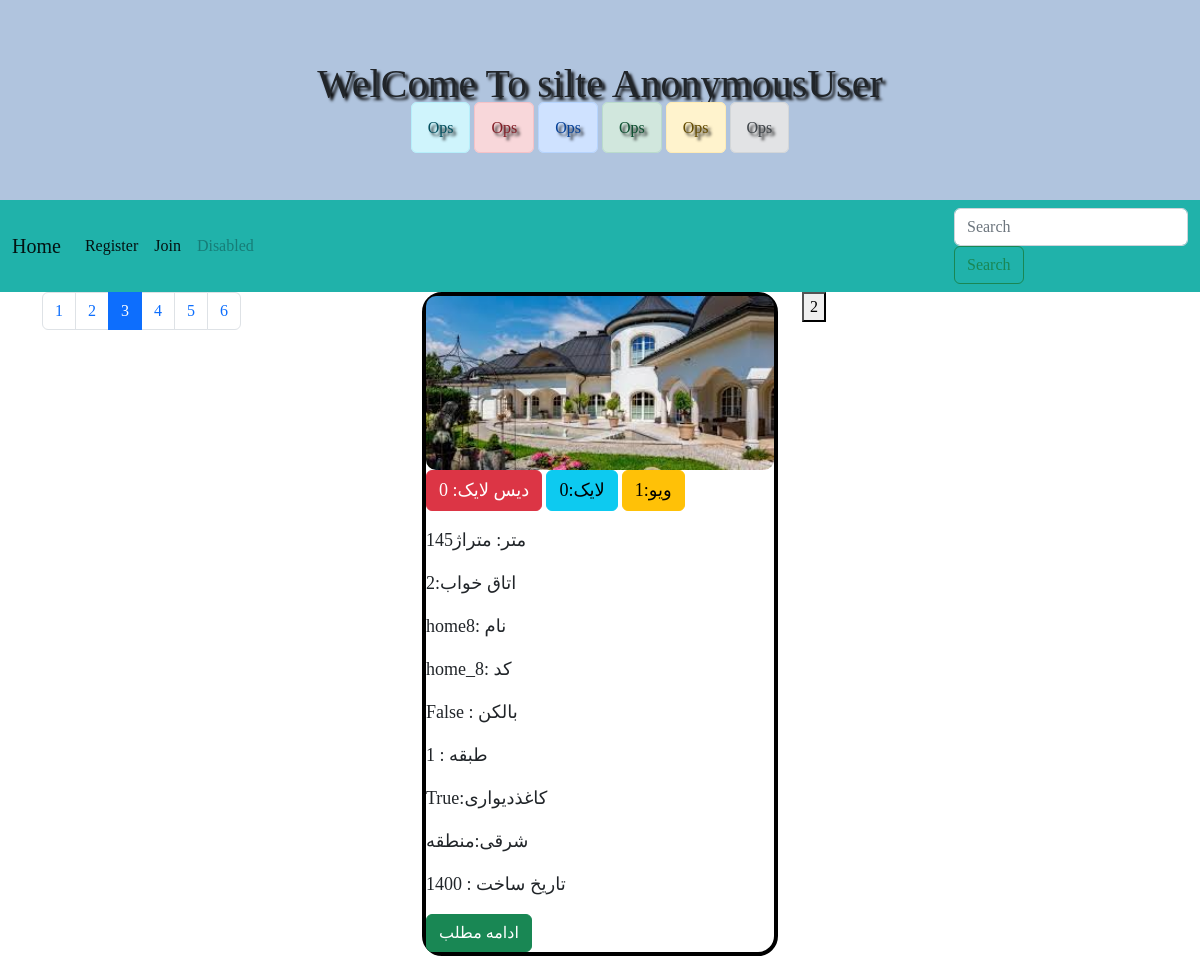
/?page=3, run on the app's committed database.
### website/models.py (models this page shows, shortened)
class kharid_khone_orginal(models.Model):
    finder_home = models.CharField(max_length=444,blank=True)
    home_code = models.CharField(max_length=444,blank=True)
    slug = models.SlugField(max_length=444,blank=True)
    like_post = models.ManyToManyField(User,blank=True,related_name='likeds')
    dislike_post = models.ManyToManyField(User,blank=True,related_name='dislikeds')
    viewed_post = models.ManyToManyField(User,blank=True,related_name='view_users')
    metrazh = models.CharField(max_length=444,blank=True)
    aks_asli_1 = models.ImageField(upload_to='image_home_org',blank=True)
    aks_asli_2 = models.ImageField(upload_to='image_home_org',blank=True)
    aks_asli_3 = models.ImageField(upload_to='image_home_org',blank=True)
    aks_dakhli_1  = models.ImageField(upload_to='image_home_shots',blank=True)
    aks_dakhli_2  = models.ImageField(upload_to='image_home_shots',blank=True)
    aks_dakhli_3  = models.ImageField(upload_to='image_home_shots',blank=True)
    aks_dakhli_4  = models.ImageField(upload_to='image_home_shots',blank=True)
    aks_dakhli_5  = models.ImageField(upload_to='image_home_shots',blank=True)
    aks_dakhli_6  = models.ImageField(upload_to='image_home_shots',blank=True)
    tedade_otag_khab = models.CharField(max_length=444,blank=True)
    kaf_seamick = models.BooleanField(blank=True)
    jens_kabint = models.CharField(max_length=444,blank=True)
    parking = models.BooleanField(blank=True)
    balkon = models.BooleanField(blank=True)
    estakhr = models.BooleanField(blank=True)
    adderss = models.CharField(max_length=444,blank=True)
    geymt = models.CharField(max_length=444,blank=True)
    vadie_rahn = models.CharField(max_length=444,blank=True)
    ejare = models.CharField(max_length=444,blank=True)
    tarikh_sakht = models.CharField(max_length=444,blank=True)
    tabaghe_chandom = models.CharField(max_length=444,blank=True)
    anbari = models.BooleanField(blank=True)
    coler = models.BooleanField(blank=True)
    shomine = models.BooleanField(blank=True)
    tedad_dasteshoyi = models.CharField(max_length=444,blank=True)
    tedad_hamam = models.CharField(max_length=444,blank=True)
    sanad_tak_barg = models.BooleanField(blank=True)
    shomare_telefon = models.CharField(max_length=444,blank=True)
    mantaghe_shargi_ya_gharbi = models.CharField(max_length=444,blank=True)
    kagaz_divary = models.BooleanField(blank=True)
    nama_romy = models.BooleanField(blank=True)
    dorbin = models.BooleanField(blank=True)
    tozihat = models.TextField(blank=True)
    ertefae_saghf = models.CharField(max_length=444,blank=True)
    def get_absolute_url(self):
        return reverse('website:go_to_post',args=[self.slug])
    class Meta:
        ordering = ['-id']

### website/views.py (the view)
# urls.py: 2. Add a URL to urlpatterns:  path('', views.home, name='home')
def home(request):
    object_model = kharid_khone_orginal.objects.all()
    pagina = Paginator(object_model,1)
    page = request.GET.get('page')
    orginals = pagina.get_page(page)
    atack = 'a' * orginals.paginator.num_pages
    return render(request,'website/home.html',{'orginals':orginals,'atack':atack})

### website/views.py (called while the page is built)
def maxi(request):
    return {
        'maxi': Profile_website_users.objects.all()
    }

### website/templates/website/home.html (shortened to what this page needs)
{% extends 'base.html' %}
{% block body1 %}
    <div class="container">
    <div class="row">
        <div class="col-sm-4">
<nav aria-label="Page navigation example">
  <ul class="pagination">
  {% for i in orginals.paginator.page_range %}
    {% if orginals.number == i %}
    <li class="page-item active"><a class="page-link" href="#">{{ i }}</a></li>
      {% elif i > orginals.number|add:'-4' and i < orginals.number|add:'4' %}
    <li class="page-item"><a class="page-link" href="?page={{ i }}">{{ i }}</a></li>
     {% endif %}
  {% endfor %}
  </ul>
</nav>
        </div>
        <div class="col-sm-4">
            {% for org in orginals %}
                <div class="mind_home">
                <img src="{{ org.aks_asli_1.url }}">
                 <p class="btn btn-danger">{{ org.dislike_post.all.count }} :دیس لایک </p>
                 <p class="btn btn-info">{{ org.like_post.all.count }}:لایک</p>
                 <p class="btn btn-warning">{{ org.viewed_post.all.count }}:ویو</p>
                 <p>{{ org.metrazh }}: متراژ </p>
                 <p>{{ org.tedade_otag_khab }}:اتاق خواب</p>
                 <p>{{ org.finder_home }}: نام</p>
                 <p>{{ org.home_code }}: کد </p>
                 <p>{{ org.balkon }} : بالکن</p>
                 <p>{{ org.tabaghe_chandom }} : طبقه </p>
                 <p>{{ org.kagaz_divary }}:کاغذدیواری</p>
                 <p>{{ org.mantaghe_shargi_ya_gharbi }}:منطقه</p>
                 <p>{{ org.tarikh_sakht }} : تاریخ ساخت </p>
                <a href="{{ org.get_absolute_url }}" class="btn btn-success">ادامه مطلب</a>
            {% endfor %}
            </div>
        </div>
        <div class="col-sm-4">
            <div class="boxing_tags">
                <form action="{% url 'website:searched_tags' %}" method="post">
                     <button type="submit" name="generays">2</button>
                </form>
            </div>
        </div>
    </div>
    </div>
{% endblock %}

### templates/base.html (style rules this page uses)
body { font-family: "Fira Code"; }
* { box-sizing: border-box; }

### website/templates/website/home.html (style rules this page uses)
.mind_home { border: 4px solid black; width: 100%; height: auto; border-radius: 20px; }
.mind_home img { width: 100%; border-radius: 10px; }
.mind_home p { font-size: 18px; }

### data on the page
kharid_khone_orginal: aks_asli_1 (picture), dislike_post.all.count "0", like_post.all.count "0", viewed_post.all.count "1", metrazh "145متر", tedade_otag_khab "2", finder_home "home8", home_code "home_8", balkon "False", tabaghe_chandom "1", kagaz_divary "True", mantaghe_shargi_ya_gharbi "شرقی", tarikh_sakht "1400"

### other printed values
{{ user }} "AnonymousUser"
{{ i }} "1" "2" "4" "5" "6"
{{ i }} "3"
